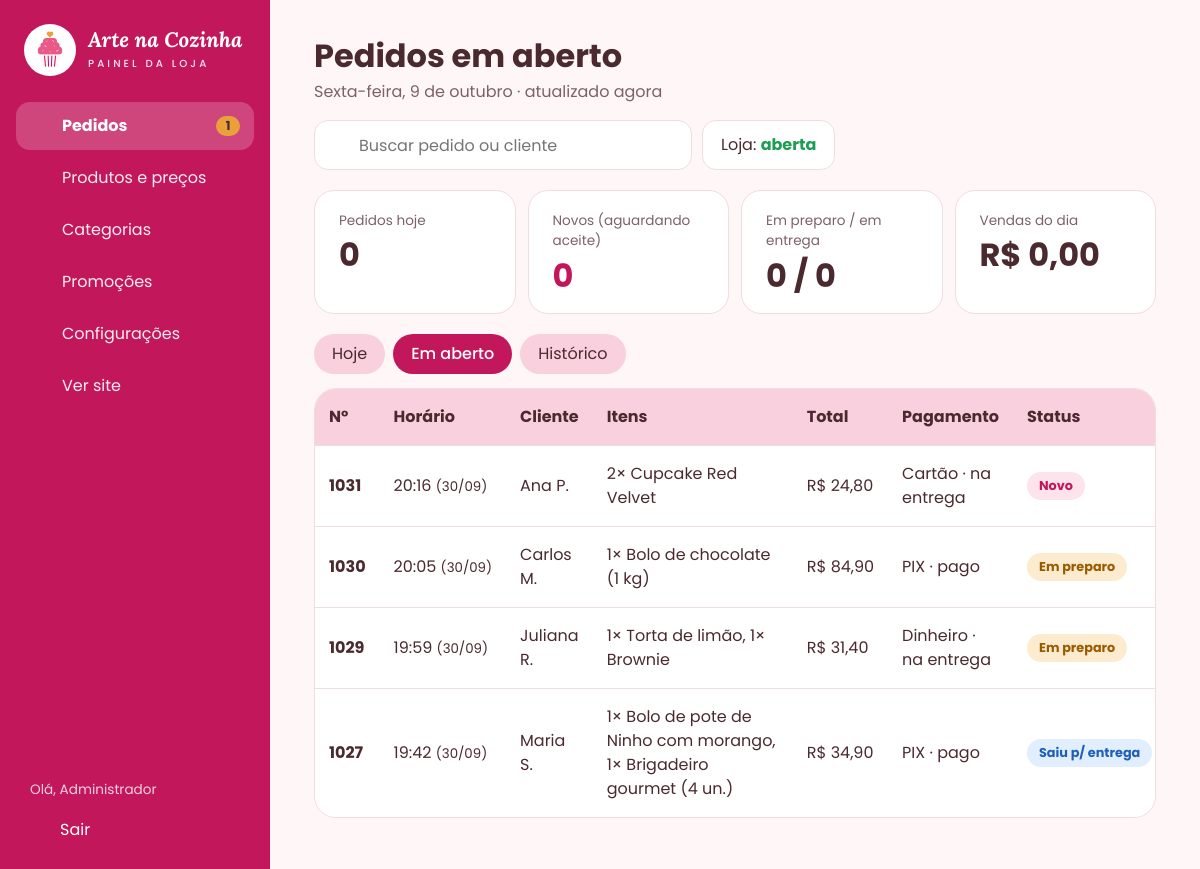
Page /admin/index.php?ver=abertos (signed in) on the earlier database version.
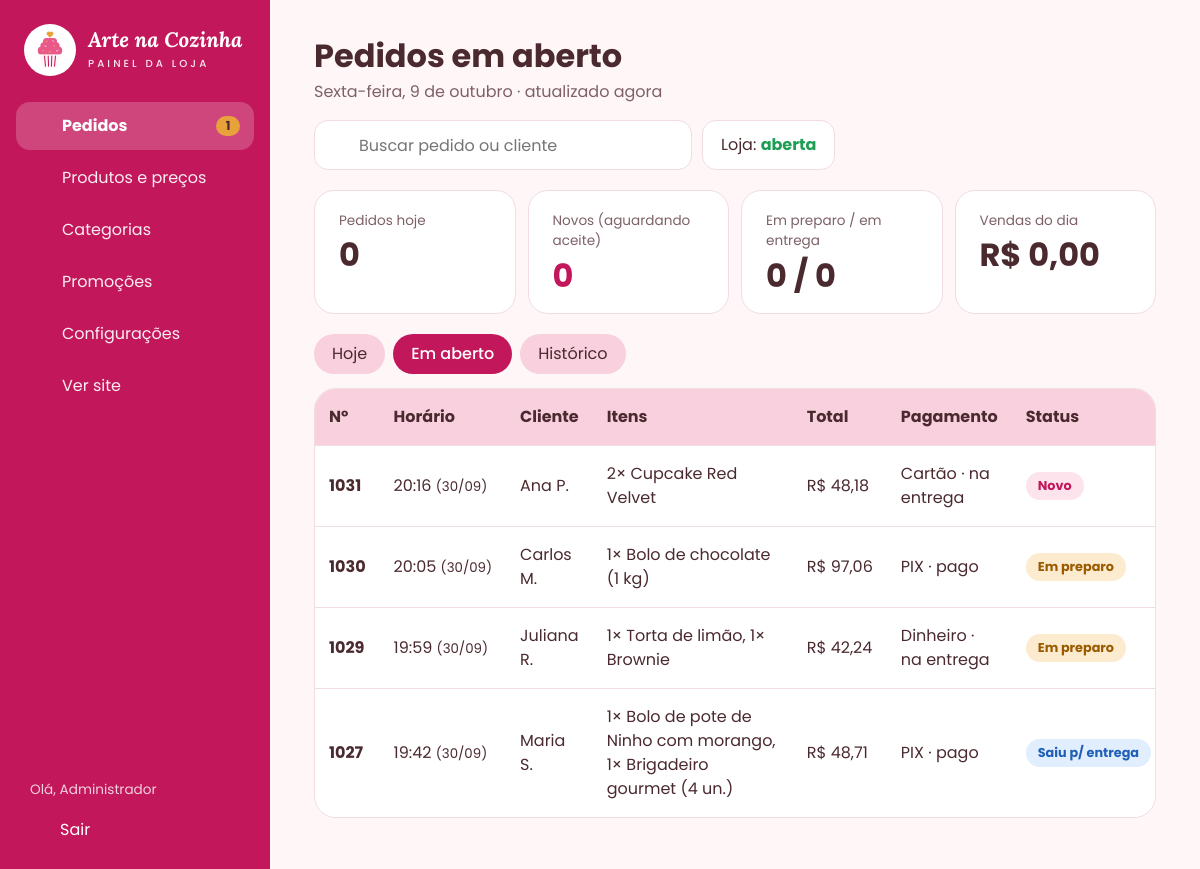
Same page on the later database version.
### tables this page shows
CREATE TABLE pedido (
  id_pedido        INT            NOT NULL AUTO_INCREMENT,
  id_cliente       INT            NOT NULL,
  id_admin         INT            NULL,         
  data_hora        DATETIME       NOT NULL DEFAULT CURRENT_TIMESTAMP,
  status           VARCHAR(20)    NOT NULL DEFAULT 'recebido',
  forma_pagamento  VARCHAR(20)    NOT NULL,     
  pago_no_site     BOOLEAN        NOT NULL DEFAULT FALSE,
  taxa_entrega     DECIMAL(8,2)   NOT NULL DEFAULT 0,
  valor_total      DECIMAL(10,2)  NOT NULL,
  observacao       VARCHAR(255)   NULL,
  PRIMARY KEY (id_pedido),
  KEY idx_pedido_data (data_hora),
  KEY idx_pedido_status (status),
  CONSTRAINT fk_pedido_cliente FOREIGN KEY (id_cliente)
    REFERENCES cliente (id_cliente),
  CONSTRAINT fk_pedido_admin FOREIGN KEY (id_admin)
    REFERENCES administrador (id_admin)
);

CREATE TABLE cliente (
  id_cliente   INT          NOT NULL AUTO_INCREMENT,
  nome         VARCHAR(100) NOT NULL,
  telefone     VARCHAR(20)  NOT NULL,           
  endereco     VARCHAR(150) NOT NULL,
  bairro       VARCHAR(60)  NOT NULL,
  complemento  VARCHAR(60)  NULL,
  PRIMARY KEY (id_cliente),
  KEY idx_cliente_telefone (telefone)
);

### includes/bootstrap.php (called while the page is built, shortened)
<?php
function db(): PDO
{
    static $pdo = null;
    if ($pdo === null) {
        $c = APP_CONFIG;
        $dsn = "mysql:host={$c['db_host']};port={$c['db_porta']};dbname={$c['db_nome']};charset=utf8mb4";
        try {
            $pdo = new PDO($dsn, $c['db_usuario'], $c['db_senha'], [
                PDO::ATTR_ERRMODE            => PDO::ERRMODE_EXCEPTION,
                PDO::ATTR_DEFAULT_FETCH_MODE => PDO::FETCH_ASSOC,
                PDO::ATTR_EMULATE_PREPARES   => false,
            ]);
            $pdo->exec("SET time_zone = '" . date('P') . "'");
        } catch (PDOException $e) {
            http_response_code(500);
            $msg = $c['debug'] ? $e->getMessage() : 'Tente novamente em alguns minutos.';
            exit('<div style="font-family:sans-serif;padding:2rem;color:#4A2A2F">'
               . '<h2>Não foi possível conectar ao banco de dados</h2><p>'
               . htmlspecialchars($msg) . '</p><p>Verifique se o MySQL está ligado e se o banco '
               . '<code>arte_na_cozinha</code> foi importado (database/arte_na_cozinha.sql).</p></div>');
        }
    }
    return $pdo;
}
function h(?string $texto): string
{
    return htmlspecialchars((string) $texto, ENT_QUOTES, 'UTF-8');
}
function dinheiro($valor): string
{
    return 'R$ ' . number_format((float) $valor, 2, ',', '.');
}
function config_loja(string $chave, string $padrao = ''): string
{
    static $cache = null;
    if ($cache === null) {
        $cache = db()->query('SELECT chave, valor FROM configuracao')->fetchAll(PDO::FETCH_KEY_PAIR);
    }
    return $cache[$chave] ?? $padrao;
}
function loja_aberta(): bool
{
    return config_loja('loja_aberta', '1') === '1';
}
function data_extenso(?int $timestamp = null): string
{
    $timestamp ??= time();
    $dias  = ['domingo', 'segunda-feira', 'terça-feira', 'quarta-feira', 'quinta-feira', 'sexta-feira', 'sábado'];
    $meses = ['janeiro', 'fevereiro', 'março', 'abril', 'maio', 'junho', 'julho', 'agosto', 'setembro', 'outubro', 'novembro', 'dezembro'];
    return ucfirst($dias[(int) date('w', $timestamp)]) . ', ' . (int) date('j', $timestamp)
         . ' de ' . $meses[(int) date('n', $timestamp) - 1];
}
function hora(string $dataHora): string
{
    return date('H:i', strtotime($dataHora));
}
function csrf_token(): string
{
    return $_SESSION['csrf'];
}

### includes/auth.php (called while the page is built, shortened)
<?php
require_once __DIR__ . '/bootstrap.php';
function admin_logado(): ?array
{
    return $_SESSION['admin'];
}
function exigir_login(): array
{
    $admin = admin_logado();
    return $admin;
}

### admin/index.php (the view, shortened to what this page needs)
<?php
require_once __DIR__ . '/../includes/auth.php';
$admin = exigir_login();
$ver   = $_GET['ver'] ?? 'hoje';
$busca = trim((string) ($_GET['q'] ?? ''));
$data  = (string) ($_GET['data'] ?? date('Y-m-d'));
$st = db()->prepare(
    "SELECT
        SUM(status <> 'cancelado')                           AS pedidos,
        SUM(status = 'recebido')                             AS novos,
        SUM(status = 'em_preparo')                           AS preparo,
        SUM(status = 'saiu_entrega')                         AS entrega,
        COALESCE(SUM(CASE WHEN status <> 'cancelado' THEN valor_total END), 0) AS vendas
       FROM pedido WHERE DATE(data_hora) = ?"
);
$st->execute([$ver === 'historico' ? $data : date('Y-m-d')]);
$ind = $st->fetch();
$where  = [];
$params = [];
if ($ver === 'abertos') {
    $where[] = "p.status IN ('recebido', 'em_preparo', 'saiu_entrega')";
} elseif ($ver === 'historico') {
    $where[] = 'DATE(p.data_hora) = ?';
    $params[] = $data;
} else {
    $ver = 'hoje';
    $where[] = 'DATE(p.data_hora) = CURDATE()';
}
$st = db()->prepare(
    "SELECT p.*, c.nome, c.telefone,
            GROUP_CONCAT(CONCAT(i.quantidade, '× ', pr.nome) ORDER BY i.id_item SEPARATOR ', ') AS itens
       FROM pedido p
       JOIN cliente c       ON c.id_cliente = p.id_cliente
       JOIN item_pedido i   ON i.id_pedido = p.id_pedido
       JOIN produto pr      ON pr.id_produto = i.id_produto
      WHERE " . implode(' AND ', $where) . "
      GROUP BY p.id_pedido
      ORDER BY FIELD(p.status, 'recebido', 'em_preparo', 'saiu_entrega', 'entregue', 'cancelado'), p.data_hora DESC"
);
$st->execute($params);
$pedidos = $st->fetchAll();
function nome_curto(string $nome): string
{
    $partes = preg_split('/\s+/', trim($nome));
    return count($partes) > 1 ? $partes[0] . ' ' . mb_substr(end($partes), 0, 1) . '.' : $partes[0];
}
$menuAtivo     = 'pedidos';
require __DIR__ . '/../includes/admin_topo.php';
?>
<div class="painel-cabecalho">
  <div>
    <h1><?= $ver === 'hoje' ? 'Pedidos de hoje' : ($ver === 'abertos' ? 'Pedidos em aberto' : 'Histórico de pedidos') ?></h1>
    <p class="subtitulo"><?= $ver === 'historico' ? h(data_extenso(strtotime($data))) : h(data_extenso()) ?> · <span id="atualizadoEm">atualizado agora</span></p>
  </div>
  <div class="painel-cabecalho-acoes">
    <form class="busca-painel" method="get" role="search">
      <?= icone('busca') ?>
      <input type="search" name="q" value="<?= h($busca) ?>" placeholder="Buscar pedido ou cliente" aria-label="Buscar pedido ou cliente">
    </form>
    <form method="post" action="configuracoes.php">
      <button type="submit" class="botao-loja <?= loja_aberta() ? 'aberta' : 'fechada' ?>" title="Clique para <?= loja_aberta() ? 'fechar' : 'abrir' ?> a loja">
        Loja: <strong><?= loja_aberta() ? 'aberta' : 'fechada' ?></strong>
      </button>
    </form>
  </div>
</div>
<section class="indicadores" aria-label="Resumo do dia">
  <div class="indicador"><span>Pedidos <?= $ver === 'historico' ? 'no dia' : 'hoje' ?></span><strong><?= (int) $ind['pedidos'] ?></strong></div>
  <div class="indicador destaque"><span>Novos (aguardando aceite)</span><strong><?= (int) $ind['novos'] ?></strong></div>
  <div class="indicador"><span>Em preparo / em entrega</span><strong><?= (int) $ind['preparo'] ?> / <?= (int) $ind['entrega'] ?></strong></div>
  <div class="indicador"><span>Vendas do dia</span><strong><?= dinheiro($ind['vendas']) ?></strong></div>
</section>
<nav class="abas" aria-label="Filtro de pedidos">
  <a href="?ver=hoje" class="<?= $ver === 'hoje' ? 'ativo' : '' ?>">Hoje</a>
  <a href="?ver=abertos" class="<?= $ver === 'abertos' ? 'ativo' : '' ?>">Em aberto</a>
  <a href="?ver=historico" class="<?= $ver === 'historico' ? 'ativo' : '' ?>">Histórico</a>
</nav>
<div class="tabela-caixa">
  <table class="tabela tabela-responsiva">
    <thead>
      <tr>
        <th>Nº</th><th>Horário</th><th>Cliente</th><th>Itens</th><th>Total</th><th>Pagamento</th><th>Status</th><th>Ação</th>
      </tr>
    </thead>
    <tbody>
      <?php foreach ($pedidos as $p):
          $s = STATUS_PEDIDO[$p['status']];
      ?>
      <tr>
        <td data-rotulo="Nº"><a class="link-pedido" href="pedido.php?id=<?= (int) $p['id_pedido'] ?>"><strong><?= (int) $p['id_pedido'] ?></strong></a></td>
        <td data-rotulo="Horário"><?= hora($p['data_hora']) ?><?= $ver === 'abertos' && date('Y-m-d', strtotime($p['data_hora'])) !== date('Y-m-d') ? ' <small>(' . date('d/m', strtotime($p['data_hora'])) . ')</small>' : '' ?></td>
        <td data-rotulo="Cliente"><?= h(nome_curto($p['nome'])) ?></td>
        <td data-rotulo="Itens" class="celula-itens"><?= h($p['itens']) ?></td>
        <td data-rotulo="Total"><?= dinheiro($p['valor_total']) ?></td>
        <td data-rotulo="Pagamento"><?= h(FORMAS_PAGAMENTO[$p['forma_pagamento']]) ?> · <?= $p['pago_no_site'] ? 'pago' : 'na entrega' ?></td>
        <td data-rotulo="Status"><span class="etiqueta etiqueta-<?= $s['classe'] ?>"><?= h($s['admin']) ?></span></td>
      </tr>
      <?php endforeach; ?>
    </tbody>
  </table>
</div>
<?php require __DIR__ . '/../includes/admin_rodape.php'; ?>

### includes/admin_topo.php (shortened to what this page needs)
<?php
require_once __DIR__ . '/icones.php';
$menu = [
    'pedidos'       => ['index.php',         'pedidos',  'Pedidos'],
    'produtos'      => ['produtos.php',      'produtos', 'Produtos e preços'],
    'categorias'    => ['categorias.php',    'categorias', 'Categorias'],
    'promocoes'     => ['promocoes.php',     'promocao', 'Promoções'],
    'configuracoes' => ['configuracoes.php', 'config',   'Configurações'],
];
$menuAtivo = $menuAtivo ?? '';
$novosPendentes = (int) db()->query("SELECT COUNT(*) FROM pedido WHERE status = 'recebido'")->fetchColumn();
?>
<!DOCTYPE html>
<html lang="pt-BR">
<head>
  <link rel="stylesheet" href="../assets/css/style.css?v=1.2">
  <link rel="stylesheet" href="../assets/css/admin.css?v=1.2">
</head>
<body class="painel" data-csrf="<?= csrf_token() ?>">
<aside class="lateral" id="lateral">
  <div class="lateral-marca">
    <img src="../assets/img/logo-icone-negativa.svg" alt="" width="52" height="52">
    <div>
      <span class="lateral-nome">Arte na Cozinha</span>
      <span class="lateral-sub">Painel da loja</span>
    </div>
  </div>
  <nav class="lateral-menu" aria-label="Menu do painel">
    <?php foreach ($menu as $chave => [$href, $ic, $rotulo]): ?>
      <a href="<?= $href ?>" class="<?= $menuAtivo === $chave ? 'ativo' : '' ?>">
        <?= icone($ic) ?> <span><?= h($rotulo) ?></span>
        <?php if ($chave === 'pedidos' && $novosPendentes > 0): ?>
          <span class="bolinha" id="bolinhaNovos"><?= $novosPendentes ?></span>
        <?php endif; ?>
      </a>
    <?php endforeach; ?>
    <a href="../index.php" target="_blank" rel="noopener"><?= icone('site') ?> <span>Ver site</span></a>
  </nav>
  <form class="lateral-sair" method="post" action="sair.php">
    <div class="lateral-usuario">Olá, <?= h(explode(' ', $admin['nome'])[0]) ?></div>
    <button type="submit"><?= icone('sair') ?> Sair</button>
  </form>
</aside>
<div class="painel-conteudo">
  <main class="painel-main">

### includes/icones.php (shortened to what this page needs)
<?php
function icone(string $nome): string
{
    $conteudo = $caminhos[$nome] ?? '';
    return '<svg viewBox="0 0 24 24" fill="none" stroke="currentColor" stroke-width="2" stroke-linecap="round" stroke-linejoin="round" aria-hidden="true">' . $conteudo . '</svg>';
}

### includes/admin_rodape.php (shortened to what this page needs)
  </main>
</div>
</body>
</html>

### assets/css/style.css (style rules this page uses)
:root { --cor-principal: #C2185B; --cor-secundaria: #E8588A; --cor-apoio: #F8D0DE; --cor-fundo: #FFF6F8; --cor-texto: #4A2A2F; --cor-destaque: #E9A23B; --cor-texto-suave: #7D6167; --cor-borda: #F1DCE3; --cor-apoio-claro: #FCE8EF; --cor-sucesso: #1E9E55; --cor-sucesso-bg: #E7F6EC; --cor-branco: #FFFFFF; --fonte-titulo: 'Lora', Georgia, serif; --fonte-texto: 'Poppins', system-ui, sans-serif; --raio-botao: 14px; --raio-card: 16px; --sombra: 0 6px 20px rgba(194, 24, 91, .08); --sombra-forte: 0 12px 30px rgba(194, 24, 91, .28); --largura: 1120px; }
*, *::before, *::after { box-sizing: border-box; }
html { -webkit-text-size-adjust: 100%; scroll-behavior: smooth; }
body { margin: 0; background: var(--cor-fundo); color: var(--cor-texto); font-family: var(--fonte-texto); font-size: 15px; line-height: 1.5; -webkit-font-smoothing: antialiased; min-height: 100vh; display: flex; flex-direction: column; }
img { max-width: 100%; display: block; }
a { color: var(--cor-principal); }
button, input, select, textarea { font: inherit; color: inherit; }
h1, h2, h3 { margin: 0; line-height: 1.25; }
p { margin: 0; }
main { flex: 1; padding-bottom: 110px; }
.etiqueta { display: inline-block; padding: 4px 12px; border-radius: 999px; font-size: .8rem; font-weight: 700; white-space: nowrap; }
.etiqueta-novo { background: #FDE3EC; color: var(--cor-principal); }
.etiqueta-preparo { background: #FCEBCF; color: #9A5B00; }
.etiqueta-entrega { background: #E1EEFD; color: #1F5FB8; }
@media (min-width: 760px) { body { font-size: 16px; } }
@media (min-width: 760px) { main { padding-bottom: 60px; } }

Differences in the rows shown:
changed pedido "Cartão": valor_total "R$ 24,80" → "R$ 48,18"
changed pedido "Carlos M.": valor_total "R$ 84,90" → "R$ 97,06"
changed pedido "Dinheiro": valor_total "R$ 31,40" → "R$ 42,24"
changed pedido "Saiu p/ entrega": valor_total "R$ 34,90" → "R$ 48,71"
